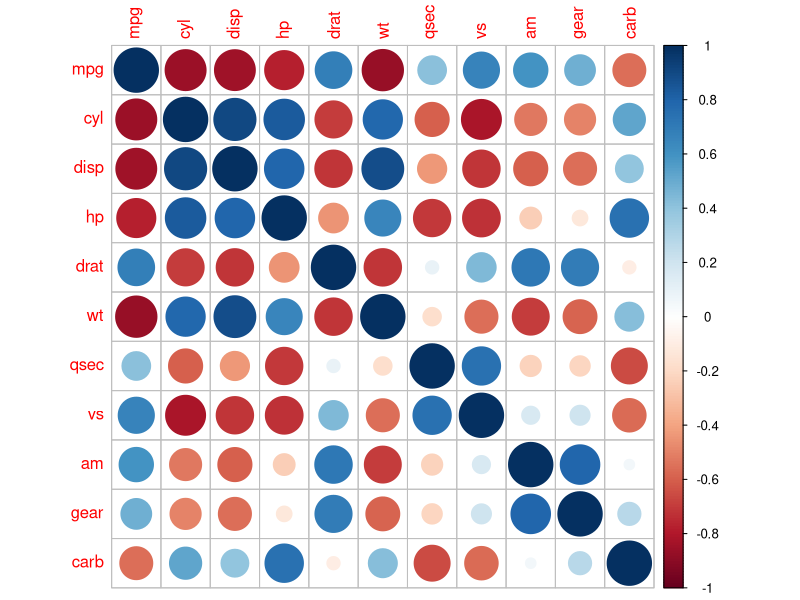
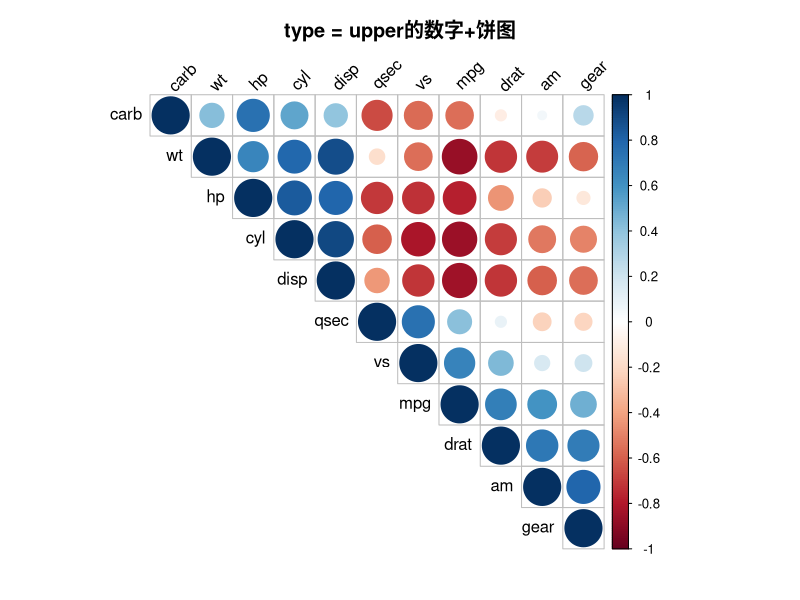
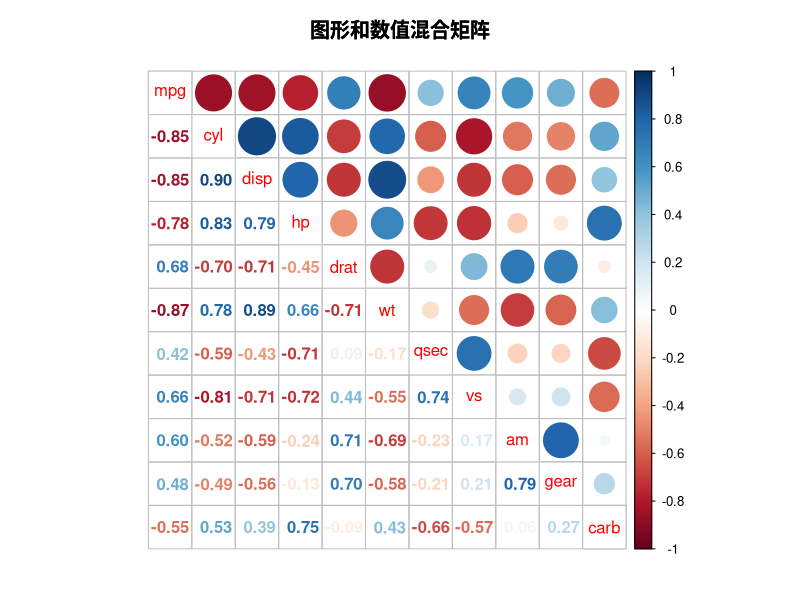
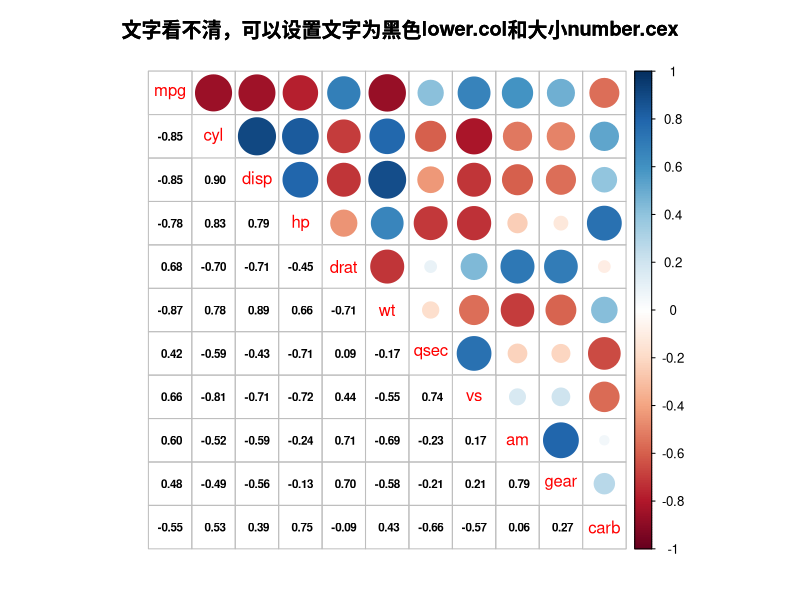
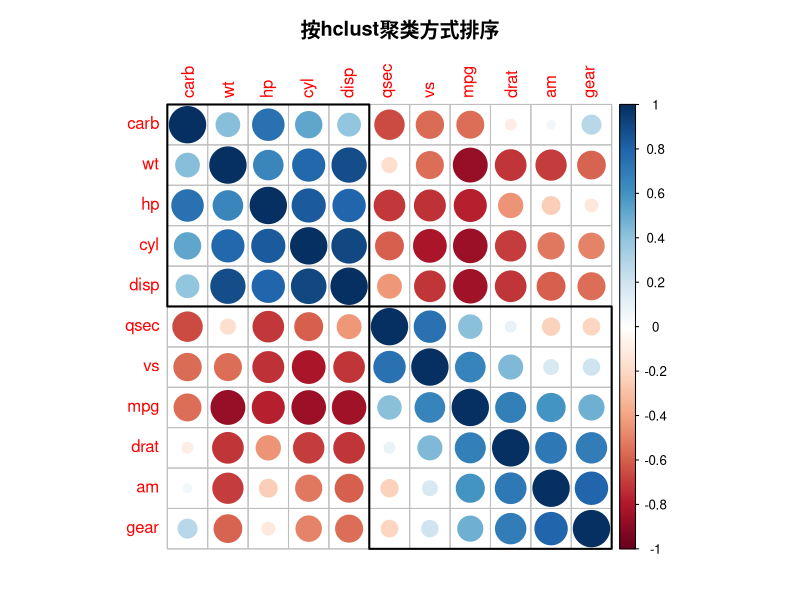

The R source for these figures, in order:
df <- mtcars

## 2.相关系数计算
res <- cor(df)

## 3.安装并加载corrplot包
# install.packages("corrplot")
library(corrplot)

#简单相关性系数可视化
corrplot(res)  

# # 不同method的相关性系数图表
# corrplot(res,method="pie",tl.col="black",tl.srt=45, title = "method=pie的饼图", cex.main = 1, mar = c(2,2,3,2))  #饼图
# corrplot(res,method="ellipse",shade.col=NA,tl.col="black",tl.srt=45,  title = "method=ellipse的饼图", cex.main = 1, mar = c(2,2,3,2)) #椭圆
# corrplot(res, method="number",shade.col=NA,tl.col="black",tl.srt=45,  title = "method=number的饼图", cex.main = 1, mar = c(2,2,3,2))#数字




#相关系数可视化混合矩阵图
corrplot(res, type = "upper", order = "hclust", tl.col = "black", tl.srt = 45, 
         title = "type = upper的数字+饼图", mar = c(2,2,3,2))  #上三角


corrplot.mixed(res, title = "图形和数值混合矩阵", mar = c(2,2,3,2)) #图形和数值混合矩阵

corrplot.mixed(res, lower.col = "black", number.cex = .7, 
               title = "文字看不清，可以设置文字为黑色lower.col和大小number.cex", mar = c(2,2,3,2))


corrplot(res, order = "hclust", addrect = 2, 
         title = "按hclust聚类方式排序", mar = c(2,2,3,2))  
#按hclust聚类方式排序，addrect是添加分组矩形，可自定义分组类
#类似于平时热图的kmean分组方式。